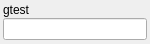
<?xml version="1.0" encoding="UTF-8"?>
<ui version="4.0">
 <class>StringFilter</class>
 <widget class="QWidget" name="StringFilter">
  <property name="geometry">
   <rect>
    <x>0</x>
    <y>0</y>
    <width>150</width>
    <height>44</height>
   </rect>
  </property>
  <property name="sizePolicy">
   <sizepolicy hsizetype="MinimumExpanding" vsizetype="Preferred">
    <horstretch>0</horstretch>
    <verstretch>0</verstretch>
   </sizepolicy>
  </property>
  <property name="maximumSize">
   <size>
    <width>300</width>
    <height>16777215</height>
   </size>
  </property>
  <property name="windowTitle">
   <string>Form</string>
  </property>
  <layout class="QVBoxLayout" name="verticalLayout">
   <property name="spacing">
    <number>1</number>
   </property>
   <property name="margin">
    <number>3</number>
   </property>
   <item>
    <widget class="QLabel" name="column_name">
     <property name="sizePolicy">
      <sizepolicy hsizetype="MinimumExpanding" vsizetype="Fixed">
       <horstretch>1</horstretch>
       <verstretch>0</verstretch>
      </sizepolicy>
     </property>
     <property name="text">
      <string>gtest</string>
     </property>
     <property name="alignment">
      <set>Qt::AlignLeading|Qt::AlignLeft|Qt::AlignVCenter</set>
     </property>
    </widget>
   </item>
   <item>
    <widget class="QLineEdit" name="pattern">
     <property name="sizePolicy">
      <sizepolicy hsizetype="MinimumExpanding" vsizetype="Fixed">
       <horstretch>0</horstretch>
       <verstretch>0</verstretch>
      </sizepolicy>
     </property>
     <property name="minimumSize">
      <size>
       <width>100</width>
       <height>0</height>
      </size>
     </property>
    </widget>
   </item>
  </layout>
 </widget>
 <tabstops>
  <tabstop>pattern</tabstop>
 </tabstops>
 <resources/>
 <connections/>
</ui>
